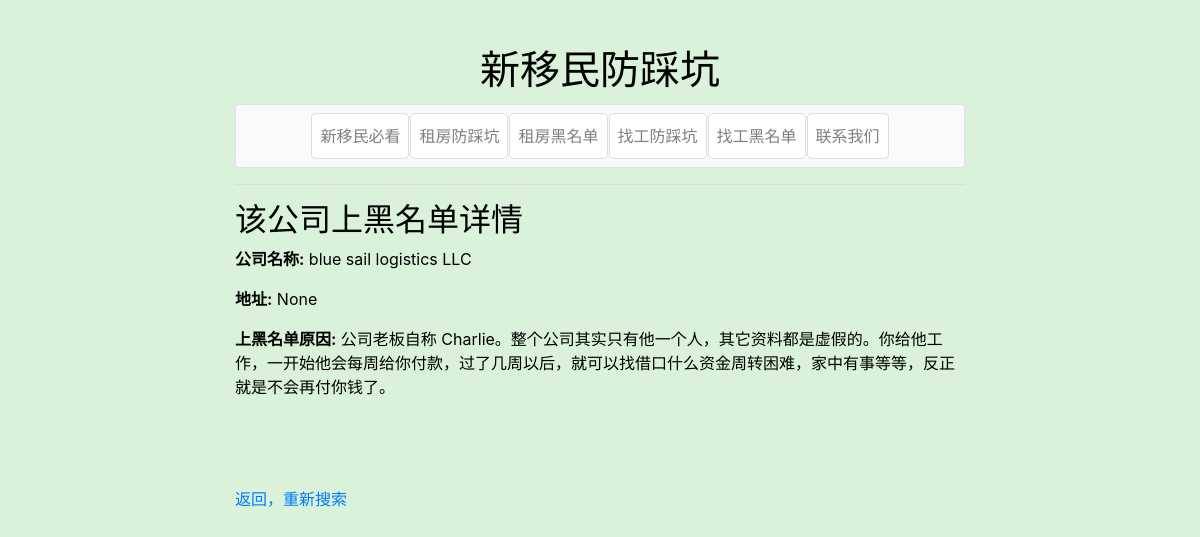
Page /workDetail/blue sail logistics LLC on the committed database.
### tables this page shows
CREATE TABLE "work_info" (
	"id"	INTEGER,
	"name"	TEXT NOT NULL,
	"zipcode"	TEXT CHECK(length("zipcode") = 5 AND "zipcode" GLOB '[0-9][0-9][0-9][0-9][0-9]'),
	"address"	TEXT,
	"content"	TEXT,
	PRIMARY KEY("id" AUTOINCREMENT)
);

### app/routes.py (the view)
@bp.route('/workDetail/<name>')
def workDetail(name):
    info = utils.get_info_work(name)
    if info:
        return render_template('workDetail.html', info=info)
    else:
        abort(404)

### app/utils.py (called while the page is built)
def get_db_connection():
    conn = sqlite3.connect('blacklist.db')
    conn.row_factory = sqlite3.Row
    return conn

def get_info_work(name):
    conn = get_db_connection()
    cursor = conn.cursor()
    cursor.execute("SELECT * FROM work_info WHERE name = ?", (name,))
    info = cursor.fetchone()
    conn.close()
    return dict(info) if info else None

### app/templates/workDetail.html (shortened to what this page needs)
{% extends "base.html" %}
{% block content %}
    <h2>该公司上黑名单详情</h2>
    <p><strong>公司名称:</strong> {{ info.name }}</p>
    <p><strong>地址:</strong> {{ info.address }}</p>
    <p><strong>上黑名单原因:</strong> {{ info.content }}</p>
    <br>
    <br>
    <br>
    <p><a href="{{ url_for('main.workBlack') }}">返回，重新搜索</a></p>
{% endblock %}

### app/static/style.css (style rules this page uses)
body { background-color: #d9f2d9; margin: 0; padding-top: 20px; color: black; }

### rows in the picture
work_info: name "blue sail logistics LLC", content "公司老板自称 Charlie。整个公司其实只有他一个人，其它资料都是虚假的。你给他工作，一开始他会每周给你付款，过了几周以后，就可以找借口什么资金周转困难，家中有事等等，反正就是不会再付你钱了。"

### other values in the picture
{{ info.address }} "None"
